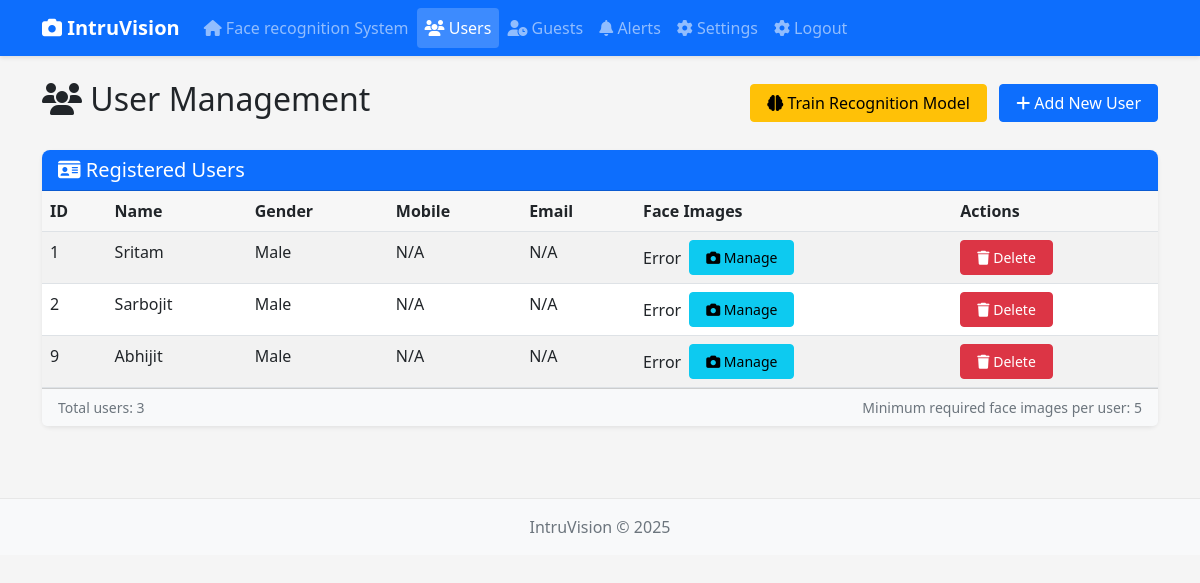
/users (signed in), run on the app's committed database.
### tables this page shows
CREATE TABLE PERSON (
            id INTEGER PRIMARY KEY AUTOINCREMENT,
            name TEXT NOT NULL,
            gender TEXT,
            dob TEXT,
            mobile TEXT,
            email TEXT,
            user_type TEXT DEFAULT 'regular'
        );

### app.py (the view)
@app.route('/users')
@login_required
def users():
    persons = db.get_all_persons()
    min_face_images = app.config['MIN_FACE_IMAGES']
    training_status = is_training
    return render_template('users.html',
                           persons=persons,
                           min_face_images=min_face_images,
                           is_training=training_status)

### app.py (called while the page is built)
@app.context_processor
def inject_now():
    return {'now': datetime.now()}

### modules/auth.py (called while the page is built)
def login_required(f):
    @wraps(f)
    def decorated_function(*args, **kwargs):
        if 'user' not in session:
            flash('Please log in to access this page', 'warning')
            session['next_url'] = request.url
            return redirect(url_for('login'))
        return f(*args, **kwargs)
    return decorated_function

### modules/database.py (called while the page is built)
    def get_connection(self):
        if self.conn is None:
            self.conn = sqlite3.connect(self.db_path, check_same_thread=False)
            self.conn.row_factory = sqlite3.Row
        return self.conn

    def get_all_persons(self, user_type=None):
        conn = self.get_connection()
        cursor = conn.cursor()
        if user_type:
            cursor.execute('SELECT * FROM PERSON WHERE user_type=?', (user_type,))
        else:
            cursor.execute('SELECT * FROM PERSON')
        return cursor.fetchall()

### templates/users.html (shortened to what this page needs)
{% extends "layout.html" %}
{% block content %}
<div class="d-flex justify-content-between align-items-center mb-4">
    <h2><i class="fas fa-users"></i> User Management</h2>
    <div>
        <a href="{{ url_for('train_model') }}" class="btn btn-warning me-2" onclick="event.preventDefault(); document.getElementById('train-model-form').submit();">
            <i class="fas fa-brain"></i> Train Recognition Model
        </a>
        <a href="{{ url_for('add_user') }}" class="btn btn-primary">
            <i class="fas fa-plus"></i> Add New User
        </a>
    </div>
</div>
<div class="row">
    <div class="col-lg-12">
        <div class="card shadow-sm">
            <div class="card-header bg-primary text-white">
                <h5 class="mb-0"><i class="fas fa-id-card"></i> Registered Users</h5>
            </div>
            <div class="card-body p-0">
                <div class="table-responsive">
                    <table class="table table-hover table-striped mb-0">
                        <thead>
                            <tr>
                                <th>ID</th>
                                <th>Name</th>
                                <th>Gender</th>
                                <th>Mobile</th>
                                <th>Email</th>
                                <th>Face Images</th>
                                <th>Actions</th>
                            </tr>
                        </thead>
                        <tbody>
                            {% for person in persons %}
                                <tr>
                                    <td>{{ person.id }}</td>
                                    <td>{{ person.name }}</td>
                                    <td>{{ person.gender or 'N/A' }}</td>
                                    <td>{{ person.mobile or 'N/A' }}</td>
                                    <td>{{ person.email or 'N/A' }}</td>
                                    <td>
                                        <div class="d-flex align-items-center">
                                            <span class="face-image-count" data-person-id="{{ person.id }}">Loading...</span>
                                            <div class="ms-2">
                                                <a href="{{ url_for('add_face', person_id=person.id) }}" class="btn btn-sm btn-info" title="Manage Face Images">
                                                    <i class="fas fa-camera"></i> Manage
                                                </a>
                                            </div>
                                        </div>
                                    </td>
                                    <td>
                                        <button type="button" class="btn btn-sm btn-danger" data-bs-toggle="modal" data-bs-target="#deleteModal{{ person.id }}" title="Delete User">
                                            <i class="fas fa-trash"></i> Delete
                                        </button>
                                    </td>
                                </tr>
                            {% endfor %}
                        </tbody>
                    </table>
                </div>
            </div>
            {% if persons|length > 0 %}
            <div class="card-footer bg-light">
                <div class="d-flex justify-content-between align-items-center">
                    <small class="text-muted">Total users: {{ persons|length }}</small>
                    <small class="text-muted">Minimum required face images per user: {{ min_face_images }}</small>
                </div>
            </div>
            {% endif %}
        </div>
    </div>
</div>
{% endblock %}

### static/css/style.css (style rules this page uses)
:root { --primary-color: #0d6efd; --secondary-color: #6c757d; --success-color: #198754; --danger-color: #dc3545; --warning-color: #ffc107; --info-color: #0dcaf0; --light-color: #f8f9fa; --dark-color: #212529; }
body { background-color: #f5f5f5; font-family: 'Segoe UI', Tahoma, Geneva, Verdana, sans-serif; }
.card { border-radius: 0.5rem; border: none; box-shadow: 0 0.125rem 0.25rem rgba(0, 0, 0, 0.075); margin-bottom: 1.5rem; }
.card-header { border-top-left-radius: 0.5rem !important; border-top-right-radius: 0.5rem !important; font-weight: 500; }
.btn { border-radius: 0.25rem; font-weight: 500; padding: 0.375rem 1rem; transition: all 0.2s ease; }
.btn-primary { background-color: var(--primary-color); border-color: var(--primary-color); }
.table { margin-bottom: 0; }
.table th { border-top: none; font-weight: 600; background-color: rgba(0, 0, 0, 0.03); }

### data on the page
PERSON: id "1", name "Sritam", gender "Male", mobile "N/A", email "N/A"
PERSON: id "2", name "Sarbojit", gender "Male", mobile "N/A", email "N/A"
PERSON: id "9", name "Abhijit", gender "Male", mobile "N/A", email "N/A"

### other printed values
{{ persons|length }} "3"
{{ min_face_images }} "5"
